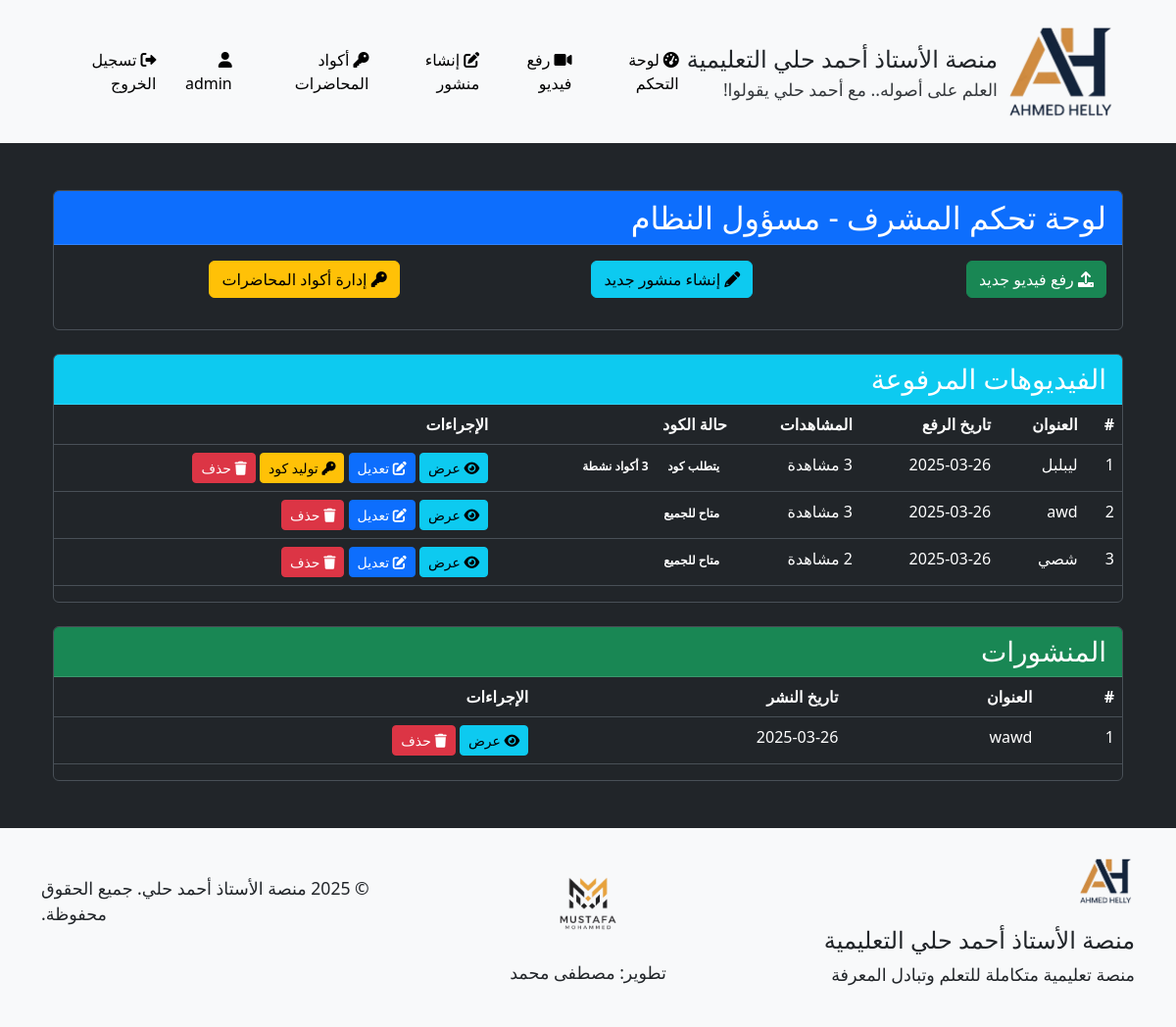
The page /admin/dashboard (signed in) on the database as committed earlier.
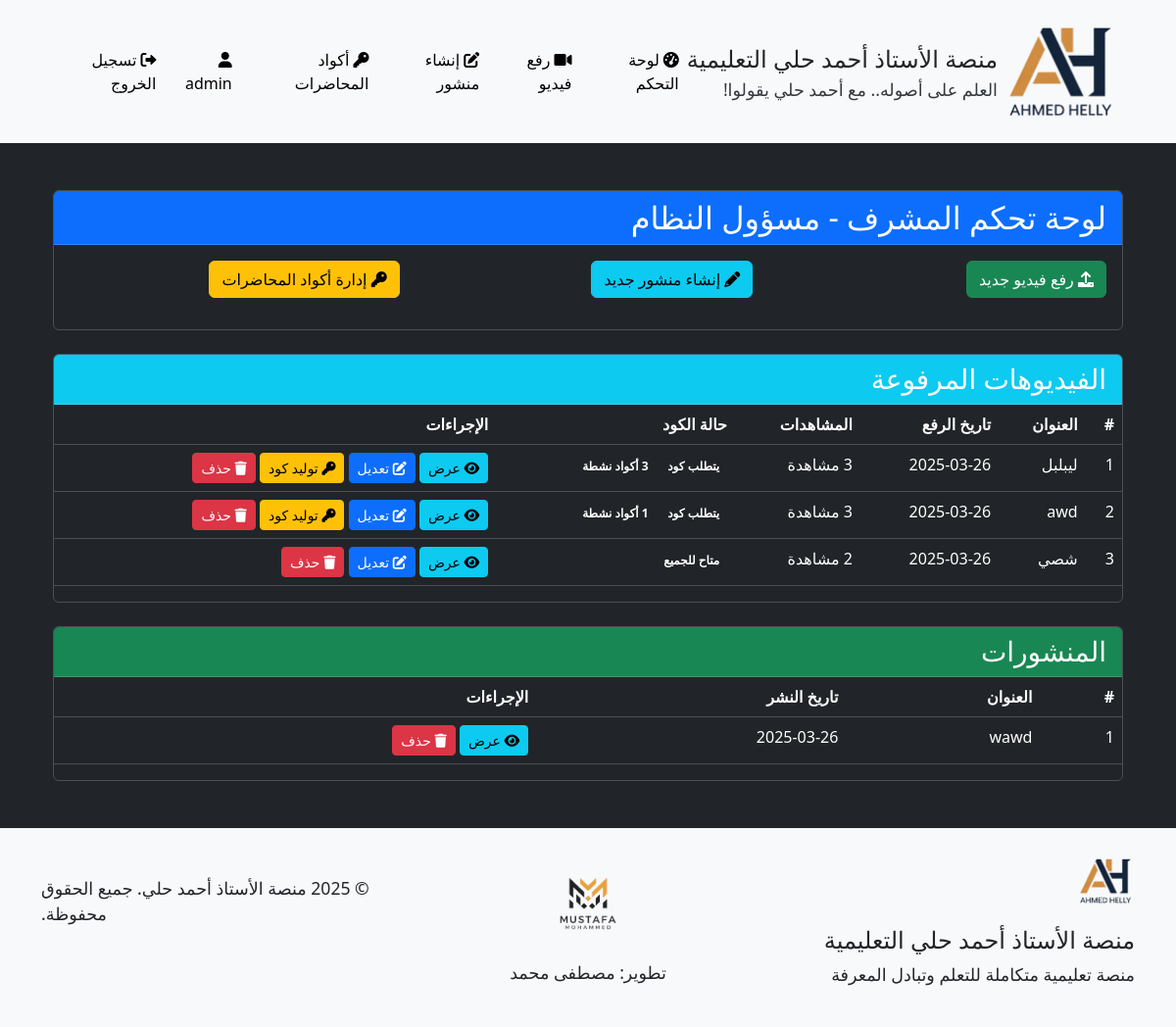
The same page on the database as committed later.
### models.py (models this page shows, shortened)
class User(UserMixin, db.Model):
    __tablename__ = 'users'
    id = db.Column(db.Integer, primary_key=True)
    username = db.Column(db.String(64), unique=True, nullable=False)
    full_name = db.Column(db.String(100), nullable=True)  # الاسم الثلاثي
    password_hash = db.Column(db.String(256), nullable=False)
    role = db.Column(db.String(20), nullable=False)  # 'admin' or 'student'
    videos = db.relationship('Video', backref='uploader', lazy='dynamic')
    comments = db.relationship('Comment', backref='author', lazy='dynamic')
    posts = db.relationship('Post', backref='author', lazy='dynamic')
    video_views = db.relationship('VideoView', backref='viewer', lazy='dynamic')
    def is_admin(self):
        return self.role == 'admin'

class Video(db.Model):
    __tablename__ = 'videos'
    id = db.Column(db.Integer, primary_key=True)
    title = db.Column(db.String(100), nullable=False)
    url = db.Column(db.String(200), nullable=True)  # يمكن أن يكون فارغًا في حالة رفع ملف
    file_path = db.Column(db.String(200), nullable=True)  # مسار الملف المرفوع
    description = db.Column(db.Text)
    uploaded_by = db.Column(db.Integer, db.ForeignKey('users.id'), nullable=False)
    created_at = db.Column(db.DateTime, default=datetime.utcnow)
    requires_code = db.Column(db.Boolean, default=True)  # هل تتطلب المحاضرة كود للوصول
    comments = db.relationship('Comment', backref='video', lazy='dynamic', cascade='all, delete-orphan')

class Post(db.Model):
    __tablename__ = 'posts'
    id = db.Column(db.Integer, primary_key=True)
    title = db.Column(db.String(100), nullable=False)
    content = db.Column(db.Text, nullable=False)
    created_by = db.Column(db.Integer, db.ForeignKey('users.id'), nullable=False)
    created_at = db.Column(db.DateTime, default=datetime.utcnow)

### routes.py (the view)
@admin_bp.route('/dashboard')
@login_required
def dashboard():
    if not current_user.is_admin():
        abort(403)
    videos = Video.query.order_by(Video.created_at.desc()).all()
    posts = Post.query.order_by(Post.created_at.desc()).all()
    video_stats = {}
    for video in videos:
        views = VideoView.query.filter_by(video_id=video.id).all()
        viewers = User.query.join(VideoView, User.id == VideoView.user_id).filter(VideoView.video_id == video.id).all()
        active_codes = LectureCode.query.filter_by(video_id=video.id, is_active=True).all()
        video_stats[video.id] = {
            'views_count': len(views),
            'viewers': viewers,
            'active_codes': active_codes
        }
    return render_template('admin/dashboard.html', videos=videos, posts=posts, video_stats=video_stats)

### app.py (called while the page is built)
    @login_manager.user_loader
    def load_user(user_id):
        return User.query.get(int(user_id))

### templates/admin/dashboard.html (shortened to what this page needs)
{% extends 'base.html' %}
{% block content %}
<div class="container mt-5 text-right">
    <div class="row">
        <div class="col-md-12">
            <div class="card mb-4">
                <div class="card-header bg-primary text-white">
                    <h2 class="mb-0">لوحة تحكم المشرف - {{ current_user.full_name }}</h2>
                </div>
                <div class="card-body">
                    <div class="row">
                        <div class="col-md-4 mb-3">
                            <a href="{{ url_for('admin.upload_video') }}" class="btn btn-success btn-block">
                                <i class="fa fa-upload"></i> رفع فيديو جديد
                            </a>
                        </div>
                        <div class="col-md-4 mb-3">
                            <a href="{{ url_for('admin.create_post') }}" class="btn btn-info btn-block">
                                <i class="fa fa-pencil"></i> إنشاء منشور جديد
                            </a>
                        </div>
                        <div class="col-md-4 mb-3">
                            <a href="{{ url_for('admin.lecture_codes') }}" class="btn btn-warning btn-block">
                                <i class="fa fa-key"></i> إدارة أكواد المحاضرات
                            </a>
                        </div>
                    </div>
                </div>
            </div>
            <div class="card mb-4">
                <div class="card-header bg-info text-white">
                    <h3 class="mb-0">الفيديوهات المرفوعة</h3>
                </div>
                <div class="card-body p-0">
                    {% if videos %}
                    <div class="table-responsive">
                        <table class="table table-hover">
                            <thead class="thead-light">
                                <tr>
                                    <th>#</th>
                                    <th>العنوان</th>
                                    <th>تاريخ الرفع</th>
                                    <th>المشاهدات</th>
                                    <th>حالة الكود</th>
                                    <th>الإجراءات</th>
                                </tr>
                            </thead>
                            <tbody>
                                {% for video in videos %}
                                <tr>
                                    <td>{{ loop.index }}</td>
                                    <td>{{ video.title }}</td>
                                    <td>{{ video.created_at.strftime('%Y-%m-%d') }}</td>
                                    <td>{{ video_stats[video.id]['views_count'] }} مشاهدة</td>
                                    <td>
                                        {% if video.requires_code %}
                                            <span class="badge badge-warning">يتطلب كود</span>
                                            {% if video_stats[video.id]['active_codes'] %}
                                                <span class="badge badge-success">{{ video_stats[video.id]['active_codes']|length }} أكواد نشطة</span>
                                            {% else %}
                                                <span class="badge badge-danger">لا توجد أكواد نشطة</span>
                                            {% endif %}
                                        {% else %}
                                            <span class="badge badge-success">متاح للجميع</span>
                                        {% endif %}
                                    </td>
                                    <td>
                                        <a href="{{ url_for('student.view_video', video_id=video.id) }}" class="btn btn-sm btn-info">
                                            <i class="fa fa-eye"></i> عرض
                                        </a>
                                        <a href="{{ url_for('admin.edit_video', video_id=video.id) }}" class="btn btn-sm btn-primary">
                                            <i class="fa fa-edit"></i> تعديل
                                        </a>
                                        {% if video.requires_code %}
                                            <form method="POST" action="{{ url_for('admin.create_lecture_code', video_id=video.id) }}" class="d-inline">
                                                <button type="submit" class="btn btn-sm btn-warning">
                                                    <i class="fa fa-key"></i> توليد كود
                                                </button>
                                            </form>
                                        {% endif %}
                                        <a href="{{ url_for('admin.delete_video', video_id=video.id) }}" class="btn btn-sm btn-danger" onclick="return confirm('هل أنت متأكد من حذف هذا الفيديو؟');">
                                            <i class="fa fa-trash"></i> حذف
                                        </a>
                                    </td>
                                </tr>
                                {% endfor %}
                            </tbody>
                        </table>
                    </div>
                    {% else %}
                    <div class="alert alert-info m-3">لا يوجد فيديوهات مرفوعة بعد.</div>
                    {% endif %}
                </div>
            </div>
            <div class="card">
                <div class="card-header bg-success text-white">
                    <h3 class="mb-0">المنشورات</h3>
                </div>
                <div class="card-body p-0">
                    {% if posts %}
                    <div class="table-responsive">
                        <table class="table table-hover">
                            <thead class="thead-light">
                                <tr>
                                    <th>#</th>
                                    <th>العنوان</th>
                                    <th>تاريخ النشر</th>
                                    <th>الإجراءات</th>
                                </tr>
                            </thead>
                            <tbody>
                                {% for post in posts %}
                                <tr>
                                    <td>{{ loop.index }}</td>
                                    <td>{{ post.title }}</td>
                                    <td>{{ post.created_at.strftime('%Y-%m-%d') }}</td>
                                    <td>
                                        <a href="{{ url_for('student.view_post', post_id=post.id) }}" class="btn btn-sm btn-info">
                                            <i class="fa fa-eye"></i> عرض
                                        </a>
                                        <a href="{{ url_for('admin.delete_post', post_id=post.id) }}" class="btn btn-sm btn-danger" onclick="return confirm('هل أنت متأكد من حذف هذا المنشور؟');">
                                            <i class="fa fa-trash"></i> حذف
                                        </a>
                                    </td>
                                </tr>
                                {% endfor %}
                            </tbody>
                        </table>
                    </div>
                    {% else %}
                    <div class="alert alert-info m-3">لا يوجد منشورات بعد.</div>
                    {% endif %}
                </div>
            </div>
        </div>
    </div>
</div>
{% endblock %}

### templates/base.html (shortened to what this page needs)
<!DOCTYPE html>
<html lang="ar" data-bs-theme="dark">
<head>
    <link rel="stylesheet" href="https://cdn.jsdelivr.net/npm/bootstrap@5.3.0/dist/css/bootstrap.min.css">
    <link rel="stylesheet" href="https://cdnjs.cloudflare.com/ajax/libs/font-awesome/6.0.0/css/all.min.css">
    <link rel="stylesheet" href="{{ url_for('static', filename='css/style.css') }}">
</head>
<body>
    <header>
        <nav class="navbar navbar-expand-lg navbar-light bg-light">
            <div class="container">
                <a class="navbar-brand" href="{{ url_for('main.index') }}">
                    <img src="{{ url_for('static', filename='img/ahmed-helly-logo.png') }}" alt="شعار الأستاذ أحمد حلي" height="120" class="me-2">
                    <div class="d-flex flex-column">
                        <span class="text-dark" style="font-size: 1.5rem;">منصة الأستاذ أحمد حلي التعليمية</span>
                        <small class="text-dark" style="font-size: 1.1rem;">العلم على أصوله.. مع أحمد حلي يقولوا!</small>
                    </div>
                </a>
                <div class="collapse navbar-collapse" id="navbarNav">
                    <ul class="navbar-nav ms-auto">
                        {% if current_user.is_authenticated %}
                            {% if current_user.role == 'admin' %}
                                <li class="nav-item">
                                    <a class="nav-link {% if request.path.startswith('/admin/dashboard') %}active{% endif %}" href="{{ url_for('admin.dashboard') }}">
                                        <i class="fas fa-tachometer-alt me-1"></i>لوحة التحكم
                                    </a>
                                </li>
                                <li class="nav-item">
                                    <a class="nav-link {% if request.path.startswith('/admin/upload_video') %}active{% endif %}" href="{{ url_for('admin.upload_video') }}">
                                        <i class="fas fa-video me-1"></i>رفع فيديو
                                    </a>
                                </li>
                                <li class="nav-item">
                                    <a class="nav-link {% if request.path.startswith('/admin/create_post') %}active{% endif %}" href="{{ url_for('admin.create_post') }}">
                                        <i class="fas fa-edit me-1"></i>إنشاء منشور
                                    </a>
                                </li>
                                <li class="nav-item">
                                    <a class="nav-link {% if request.path.startswith('/admin/lecture_codes') %}active{% endif %}" href="{{ url_for('admin.lecture_codes') }}">
                                        <i class="fas fa-key me-1"></i>أكواد المحاضرات
                                    </a>
                                </li>
                            {% endif %}
                            <li class="nav-item">
                                <span class="nav-link">
                                    <i class="fas fa-user me-1"></i>{{ current_user.username }}
                                </span>
                            </li>
                            <li class="nav-item">
                                <a class="nav-link" href="{{ url_for('main.logout') }}">
                                    <i class="fas fa-sign-out-alt me-1"></i>تسجيل الخروج
                                </a>
                            </li>
                        {% else %}
                            <li class="nav-item">
                                <a class="nav-link {% if request.path.startswith('/login') %}active{% endif %}" href="{{ url_for('main.login') }}">
                                    <i class="fas fa-sign-in-alt me-1"></i>تسجيل الدخول
                                </a>
                            </li>
                        {% endif %}
                    </ul>
                </div>
            </div>
        </nav>
    </header>
    <main class="container my-4">
        {% block content %}{% endblock %}
    </main>
    <footer class="bg-light text-dark py-4 mt-5">
        <div class="container">
            <div class="row">
                <div class="col-md-4">
                    <img src="{{ url_for('static', filename='img/ahmed-helly-logo.png') }}" alt="شعار الأستاذ أحمد حلي" height="60" class="mb-3">
                    <h4 class="text-dark">منصة الأستاذ أحمد حلي التعليمية</h4>
                    <p class="text-dark" style="font-size: 1.1rem;">منصة تعليمية متكاملة للتعلم وتبادل المعرفة</p>
                </div>
                <div class="col-md-4 text-center d-flex flex-column align-items-center justify-content-center">
                    <a href="#" class="text-dark text-decoration-none">
                        <img src="{{ url_for('static', filename='img/mustafa-logo.png') }}" alt="شعار مصطفى محمد" height="100" class="mb-2">
                        <p class="text-dark" style="font-size: 1.1rem;">تطوير: مصطفى محمد</p>
                    </a>
                </div>
                <div class="col-md-4 text-md-end">
                    <p class="mt-4 text-dark" style="font-size: 1.1rem;">&copy; 2025 منصة الأستاذ أحمد حلي. جميع الحقوق محفوظة.</p>
                </div>
            </div>
        </div>
    </footer>
</body>
</html>

### static/css/style.css (style rules this page uses)
.navbar-brand { display: flex; align-items: center; }
.navbar-brand span { font-size: 1.3em; color: var(--bs-body-color); }
.navbar-brand small { font-size: 1em; color: var(--bs-body-color); opacity: 0.9; }
:root { --bs-body-color: #fff; --bs-body-bg: #212529; --bs-navbar-color: #fff; --bs-card-bg: #2c3034; --bs-secondary-bg: #343a40; }
footer { background-color: #fff !important; color: #000 !important; }
footer a, footer p { color: #000 !important; }
.navbar-brand, .nav-link, .nav-link span, .navbar-nav span { color: #000 !important; }
.card { background-color: var(--bs-card-bg); border: 1px solid var(--bs-border-color); }
body { direction: rtl; text-align: right; }
.navbar-nav { padding-right: 0; }
.me-1, .me-2, .me-3, .me-4 { margin-left: 0.25rem !important; margin-right: 0 !important; }
.ms-auto { margin-right: auto !important; margin-left: 0 !important; }
.text-md-end { text-align: left !important; }
.navbar-brand img { margin-left: 0.5rem; margin-right: 0; }

Rows that differ between the two databases and show on the page:
changed Video "awd": video_stats (not shown) → "1"; requires_code "متاح للجميع" → "يتطلب كود أكواد نشطة توليد كود"
